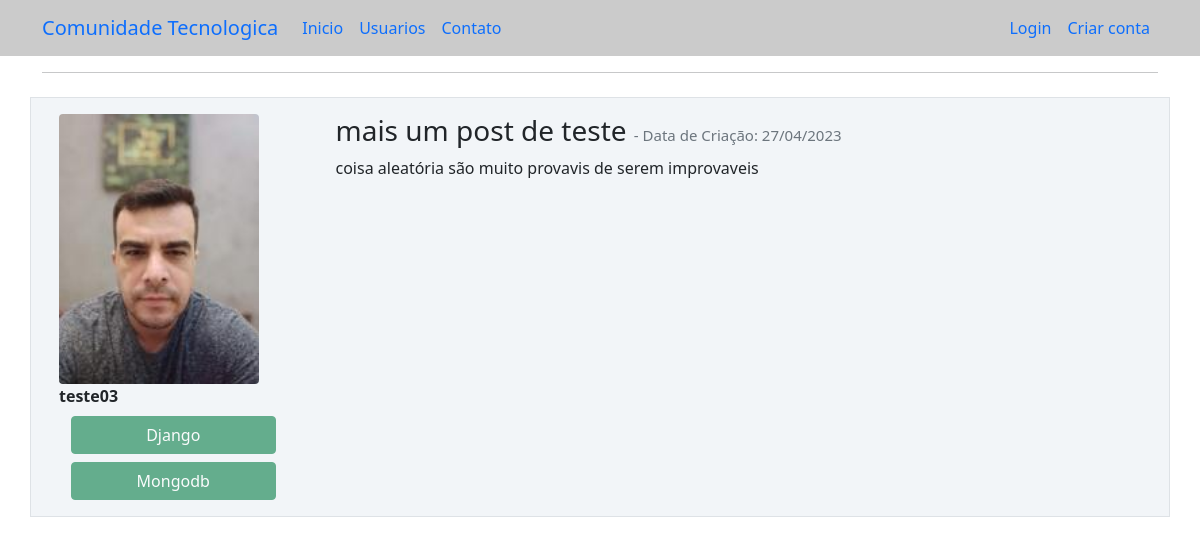
Screenshot of /post/2 with the database file from the repository.
### comunidadetecnologica/models.py (models this page shows)
class Usuario(database.Model,UserMixin):
    id = database.Column(database.Integer, primary_key=True)
    username = database.Column(database.String, nullable=False)
    email = database.Column(database.String, nullable=False, unique=True)
    senha = database.Column(database.String, nullable=False)
    foto_perfil = database.Column(database.String, default='default.jpg')
    posts = database.relationship('Post', backref='autor', lazy=True)
    cursos = database.Column(
        database.String, nullable=False, default='Não Informado')

class Post(database.Model):
    id = database.Column(database.Integer, primary_key=True)
    titulo = database.Column(database.String, nullable=False)
    corpo = database.Column(database.Text, nullable=False)
    data_criacao = database.Column(
        database.DateTime, nullable=False, default=datetime.utcnow)
    id_usuario = database.Column(
        database.Integer, database.ForeignKey('usuario.id'), nullable=False)

### comunidadetecnologica/routes.py (the view)
@app.route('/post/<post_id>', methods=['GET','POST'])
def exibir_post(post_id):
    post = Post.query.get(post_id)
    if current_user == post.autor:
        form = FormCriarPost()
        if request.method == 'GET':
            form.titulo.data = post.titulo
            form.corpo.data = post.corpo
        elif form.validate_on_submit():
            post.titulo = form.titulo.data
            post.corpo = form.corpo.data
            database.session.commit()
            flash('Post atualizado com sucesso', 'alert-success')
            return redirect(url_for('home'))
    else:
        form = None
    return render_template('post.html', post=post, form=form)

### comunidadetecnologica/templates/post.html (shortened to what this page needs)
{% extends 'base.html' %} {% block body %}
<div class="container">
  <hr />
  <div class="row border mt-4 p-3 meupost">
    <div class="container col col-3">
        <div class="image pe-1">
            <img src="{{url_for('static', filename='fotos_perfil/{}'.format(post.autor.foto_perfil))}}"
            class="rounded" width="200"/>
        </div>
        <strong>{{post.autor.username}} </strong>
        <div class="row justify-content-center container">
            {% for curso in post.autor.cursos.split(';') %}
                <button type="button" class="btn btn-success mt-2" disabled>{{curso}}</button>
            {% endfor%}
        </div>
    </div>
        <div class="col col-9">
            <h3>
                {{post.titulo}}
                <small class="text-muted" style="font-size: 15px">
                - Data de Criação: {{post.data_criacao.strftime('%d/%m/%Y')}}
                </small>
            </h3>
        <p>{{post.corpo}}</p>
        </div>
</div>
{% endblock %}

### comunidadetecnologica/static/main.css (style rules this page uses)
.meupost { background: #f2f5f8 !important; }

### rows the page displays
Usuario: foto_perfil (picture), autor.username "teste03"
Post: titulo "mais um post de teste", data_criacao "27/04/2023", corpo "coisa aleatória são muito provavis de serem improvaveis"

### other values shown
{{ curso }} "Django" "Mongodb"
